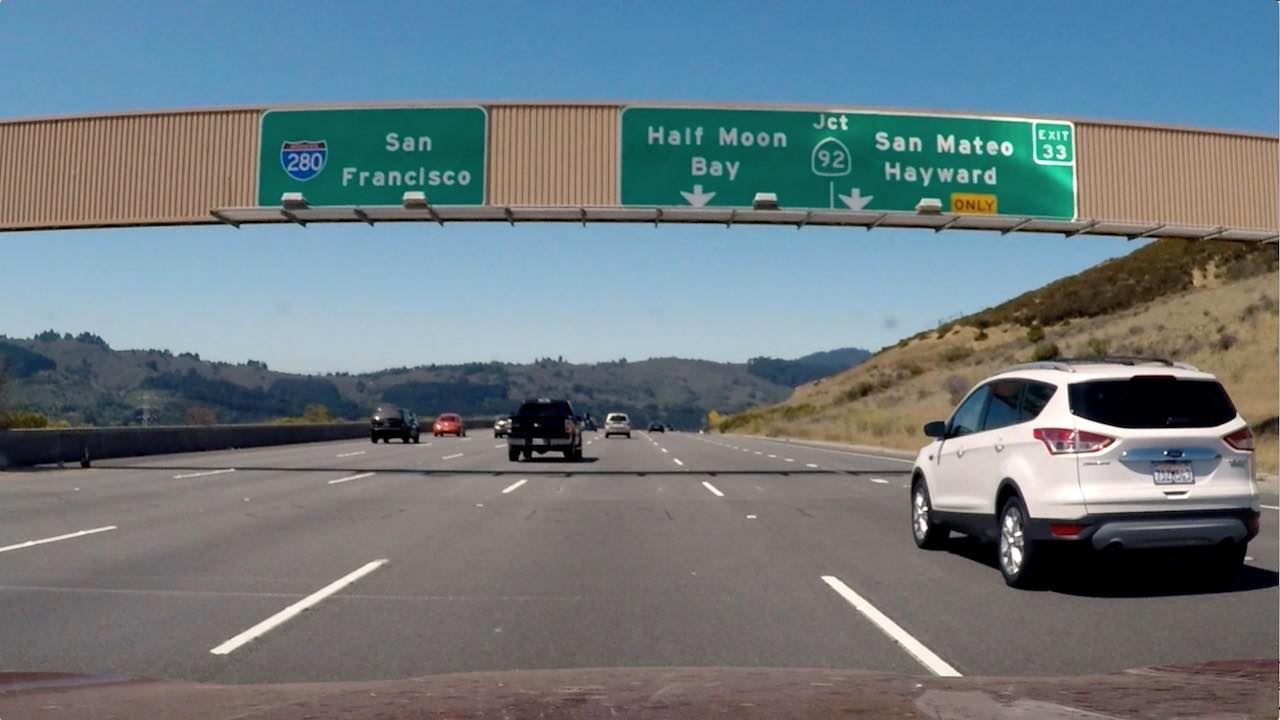
#> input picture lectures/signs_vehicles_xygrad.png, 1280 x 720 px
$ jupyter execute code_practice.ipynb   (shell and % lines are left out)   (older library calls are emulated)
#> lines starting #> are read from the running program, lines starting #| are printed output that depends on the picture; after the words box and inside, x2 and y2 are one past the last pixel; in counts of white or black regions, pixels touching at a corner belong together
[cell 1]
#importing some useful packages
import matplotlib.pyplot as plt
import matplotlib.image as mpimg
import numpy as np
import cv2

## Combing Thresholds

[cell 2]
#reading in an image
image = mpimg.imread('signs_vehicles_xygrad.png')
#> image is the input picture: shape (720, 1280, 3) float32; mean R, G, B 0.428, 0.477, 0.5

#printing out some stats and plotting
print('This image is:', type(image), 'with dimensions:', image.shape)
#| This image is: <class 'numpy.ndarray'> with dimensions: (720, 1280, 3)
plt.imshow(image)  # if you wanted to show a single color channel image called 'gray', for example, call as plt.imshow(gray, cmap='gray')

[cell 3]
def abs_sobel_thresh(img, orient='x', sobel_kernel=3, thresh=(0, 255)):

    # Apply the following steps to img
    # 1) Convert to grayscale
#> called with orient = 'x', sobel_kernel = 15, thresh = (20, 100)
    gray = cv2.cvtColor(img, cv2.COLOR_RGB2GRAY)
    # 2) Take the derivative in x or y given orient = 'x' or 'y'
    if orient == 'x':
        sobel = cv2.Sobel(gray, cv2.CV_64F, 1, 0, ksize=sobel_kernel)
    else:
        sobel = cv2.Sobel(gray, cv2.CV_64F, 0, 1, ksize=sobel_kernel)
    # 3) Take the absolute value of the derivative or gradient
    abs_sobel = np.absolute(sobel)
    # 4) Scale to 8-bit (0 - 255) then convert to type = np.uint8
    scaled_sobel = np.uint8(255*abs_sobel/np.max(abs_sobel))
    # 5) Create a mask of 1's where the scaled gradient magnitude
            # is > thresh_min and < thresh_max
    binary_output = np.zeros_like(scaled_sobel)
    binary_output[(scaled_sobel >= thresh[0]) & (scaled_sobel <= thresh[1])] = 1
    # 6) Return this mask as your binary_output image
    return binary_output

def mag_thresh(img, sobel_kernel=3, mag_thresh=(0, 255)):

    # Apply the following steps to img
    # 1) Convert to grayscale
    gray = cv2.cvtColor(img, cv2.COLOR_RGB2GRAY)
    # 2) Take the gradient in x and y separately
    sobelx = cv2.Sobel(gray, cv2.CV_64F, 1, 0, ksize=sobel_kernel)
    sobely = cv2.Sobel(gray, cv2.CV_64F, 0, 1, ksize=sobel_kernel)
    # 3) Calculate the magnitude
    abs_sobelxy = np.sqrt(sobelx ** 2 + sobely ** 2)
    # 4) Scale to 8-bit (0 - 255) and convert to type = np.uint8
    scaled_sobelxy = np.uint8(255*abs_sobelxy/np.max(abs_sobelxy))
    # 5) Create a binary mask where mag thresholds are met
    binary_output = np.zeros_like(scaled_sobelxy)
    binary_output[(scaled_sobelxy >= mag_thresh[0]) & (scaled_sobelxy <= mag_thresh[1])] = 1
    # 6) Return this mask as your binary_output image
    return binary_output

def dir_threshold(img, sobel_kernel=3, thresh=(0, np.pi/2)):

    # Apply the following steps to img
    # 1) Convert to grayscale
    gray = cv2.cvtColor(img, cv2.COLOR_RGB2GRAY)
    # 2) Take the gradient in x and y separately
    sobelx = cv2.Sobel(gray, cv2.CV_64F, 1, 0, ksize=sobel_kernel)
    sobely = cv2.Sobel(gray, cv2.CV_64F, 0, 1, ksize=sobel_kernel)
    # 3) Take the absolute value of the x and y gradients
    abs_sobelx = np.absolute(sobelx)
    abs_sobely = np.absolute(sobely)
    # 4) Use np.arctan2(abs_sobely, abs_sobelx) to calculate the direction of the gradient
    gradient_dir = np.arctan2(abs_sobely, abs_sobelx)
    # 5) Create a binary mask where direction thresholds are met
    binary_output = np.zeros_like(gradient_dir)
    binary_output[(gradient_dir >= thresh[0]) & (gradient_dir <= thresh[1])] = 1
    # 6) Return this mask as your binary_output image
    return binary_output

[cell 4]
# Choose a Sobel kernel size
ksize = 15 # Choose a larger odd number to smooth gradient measurements

# Apply each of the thresholding functions
gradx = abs_sobel_thresh(image, orient='x', sobel_kernel=ksize, thresh=(20, 100))
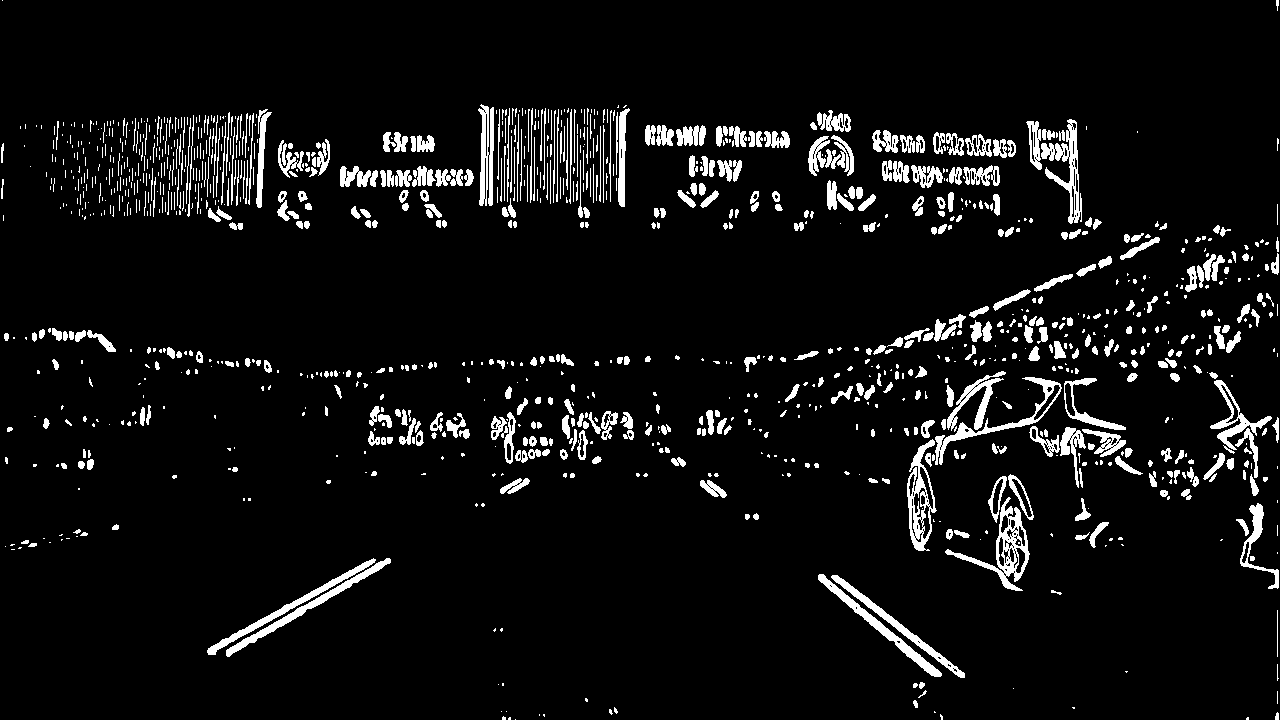
#> gradx: shape (720, 1280); values 0 (black) and 1 (white), 6.5% white; 1198 white regions (665 under 20 px), largest, box (x1, y1, x2, y2) and area: (945, 497, 1030, 591) 1638, (907, 439, 937, 551) 1352, (1041, 119, 1082, 224) 1346
grady = abs_sobel_thresh(image, orient='y', sobel_kernel=ksize, thresh=(20, 100))
#> grady: shape (720, 1280); values 0 (black) and 1 (white), 13.3% white; 615 white regions (289 under 20 px), largest, box (x1, y1, x2, y2) and area: (0, 189, 1280, 405) 26275, (0, 456, 997, 545) 11101, (630, 342, 1238, 463) 6912
mag_binary = mag_thresh(image, sobel_kernel=ksize, mag_thresh=(30, 100))
#> mag_binary: shape (720, 1280); values 0 (black) and 1 (white), 11.2% white; 286 white regions (150 under 20 px), largest, box (x1, y1, x2, y2) and area: (0, 105, 1280, 380) 36547, (0, 342, 1280, 601) 35130, (208, 557, 390, 657) 1785
dir_binary = dir_threshold(image, sobel_kernel=ksize, thresh=(0.7, 1.3))
#> dir_binary: shape (720, 1280) float64; values 0 (black) and 1 (white), 33.8% white in thin lines or dots

[cell 5]
combined = np.zeros_like(dir_binary)
combined[((gradx == 1) & (grady == 1)) | ((mag_binary == 1) & (dir_binary == 1))] = 1
plt.imshow(combined, cmap='gray')

## Color and Gradient

[cell 6]
image = mpimg.imread('bridge_shadow.jpg')
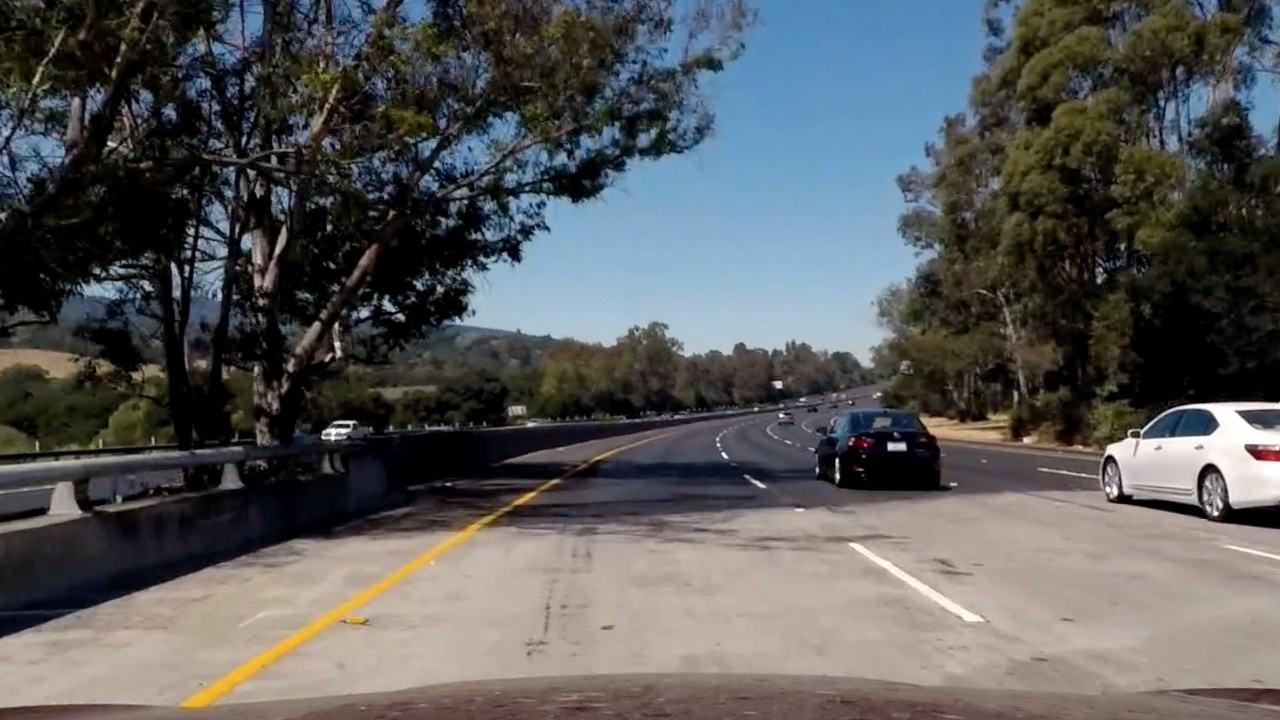
#> input picture lectures/bridge_shadow.jpg, 1280 x 720 px
#> image is the input picture: shape (720, 1280, 3); mean R, G, B 89.7, 90.6, 90.8

# Edit this function to create your own pipeline.
def pipeline(img, s_thresh=(170, 255), sx_thresh=(20, 100)):
#> called with s_thresh = (170, 255), sx_thresh = (20, 100)
    img = np.copy(img)
    # Convert to HLS color space and separate the V channel
    hls = cv2.cvtColor(img, cv2.COLOR_RGB2HLS)
#> hls: shape (720, 1280, 3); mean of channels 0, 1, 2 55.3, 90.3, 67
    l_channel = hls[:,:,1]
    s_channel = hls[:,:,2]
    # Sobel x
    sobelx = cv2.Sobel(l_channel, cv2.CV_64F, 1, 0) # Take the derivative in x
    abs_sobelx = np.absolute(sobelx) # Absolute x derivative to accentuate lines away from horizontal
    scaled_sobel = np.uint8(255*abs_sobelx/np.max(abs_sobelx))

    # Threshold x gradient
    sxbinary = np.zeros_like(scaled_sobel)
    sxbinary[(scaled_sobel >= sx_thresh[0]) & (scaled_sobel <= sx_thresh[1])] = 1

    # Threshold color channel
    s_binary = np.zeros_like(s_channel)
    s_binary[(s_channel >= s_thresh[0]) & (s_channel <= s_thresh[1])] = 1
    # Stack each channel
    color_binary = np.dstack(( np.zeros_like(sxbinary), sxbinary, s_binary)) * 255
    return color_binary

result = pipeline(image)

# Plot the result
f, (ax1, ax2) = plt.subplots(1, 2, figsize=(24, 9))
f.tight_layout()

ax1.imshow(image)
ax1.set_title('Original Image', fontsize=40)

ax2.imshow(result)
ax2.set_title('Pipeline Result', fontsize=40)
plt.subplots_adjust(left=0., right=1, top=0.9, bottom=0.)

## Sliding Window

[cell 7]
import numpy as np
import matplotlib.image as mpimg
import matplotlib.pyplot as plt
import cv2

# Load our image
binary_warped = mpimg.imread('warped_example.jpg')
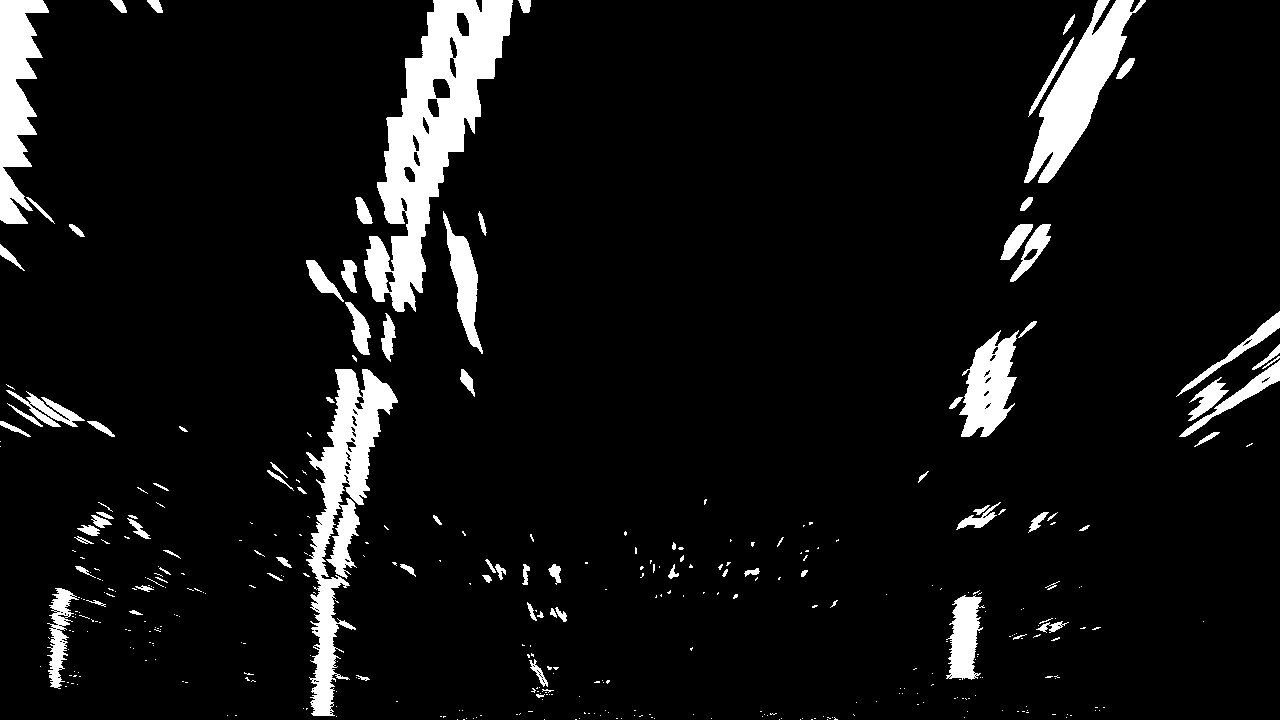
#> input picture lectures/warped_example.jpg, 1280 x 720 px
#> binary_warped is the input picture: shape (720, 1280); min 0, max 255, mean 18.5

def find_lane_pixels(binary_warped):
    # Take a histogram of the bottom half of the image
    histogram = np.sum(binary_warped[binary_warped.shape[0]//2:,:], axis=0)
#> histogram = 1280 values, max 62445 at index 327, min 0 at index 208, mean 5170.2
    # Create an output image to draw on and visualize the result
    out_img = np.dstack((binary_warped, binary_warped, binary_warped))
    # Find the peak of the left and right halves of the histogram
    # These will be the starting point for the left and right lines
    midpoint = np.int(histogram.shape[0]//2)
    leftx_base = np.argmax(histogram[:midpoint])
#> leftx_base = 327
    rightx_base = np.argmax(histogram[midpoint:]) + midpoint
#> rightx_base = 971

    # HYPERPARAMETERS
    # Choose the number of sliding windows
    nwindows = 9
    # Set the width of the windows +/- margin
    margin = 100
    # Set minimum number of pixels found to recenter window
    minpix = 50

    # Set height of windows - based on nwindows above and image shape
    window_height = np.int(binary_warped.shape[0]//nwindows)
    # Identify the x and y positions of all nonzero pixels in the image
    nonzero = binary_warped.nonzero()
#> nonzero = 89486 positions, rows 0 to 719, columns 0 to 1279
    nonzeroy = np.array(nonzero[0])
    nonzerox = np.array(nonzero[1])
    # Current positions to be updated later for each window in nwindows
    leftx_current = leftx_base
#> leftx_current = 327
    rightx_current = rightx_base
#> rightx_current = 971

    # Create empty lists to receive left and right lane pixel indices
    left_lane_inds = []
    right_lane_inds = []

    # Step through the windows one by one
    for window in range(nwindows):
        # Identify window boundaries in x and y (and right and left)
        win_y_low = binary_warped.shape[0] - (window+1)*window_height
        win_y_high = binary_warped.shape[0] - window*window_height
        ### TO-DO: Find the four below boundaries of the window ###
        win_xleft_low = leftx_current - margin
        win_xleft_high = leftx_current + margin
        win_xright_low = rightx_current - margin
        win_xright_high = rightx_current + margin

        # Draw the windows on the visualization image
        cv2.rectangle(out_img,(win_xleft_low,win_y_low),
        (win_xleft_high,win_y_high),(0,255,0), 2)
        cv2.rectangle(out_img,(win_xright_low,win_y_low),
        (win_xright_high,win_y_high),(0,255,0), 2)

        ### TO-DO: Identify the nonzero pixels in x and y within the window ###
        good_left_inds = ((nonzeroy >= win_y_low) & (nonzeroy < win_y_high) &
            (nonzerox >= win_xleft_low) & (nonzerox < win_xleft_high)).nonzero()[0]
        good_right_inds = ((nonzeroy >= win_y_low) & (nonzeroy < win_y_high) &
            (nonzerox >= win_xright_low) & (nonzerox < win_xright_high)).nonzero()[0]

        # Append these indices to the lists
        left_lane_inds.append(good_left_inds)
        right_lane_inds.append(good_right_inds)

        ### TO-DO: If you found > minpix pixels, recenter next window ###
        ### (`right` or `leftx_current`) on their mean position ###
        if len(good_left_inds) > minpix:
            leftx_current = np.int(np.mean(nonzerox[good_left_inds]))
        if len(good_right_inds) > minpix:
            rightx_current = np.int(np.mean(nonzerox[good_right_inds]))
#> this loop made 9 passes
#> (win_xleft_low, win_xleft_high, win_xright_low, win_xright_high, leftx_current, rightx_current) on passes 1 to 8: (227, 427, 871, 1071, 319, 968), (219, 419, 868, 1068, 327, 989), (227, 427, 889, 1089, 329, 1002), (229, 429, 902, 1102, 344, 977), (244, 444, 877, 1077, 366, 992), (266, 466, 892, 1092, 391, 1021), (291, 491, 921, 1121, 411, 1036), (311, 511, 936, 1136, 432, 1063)
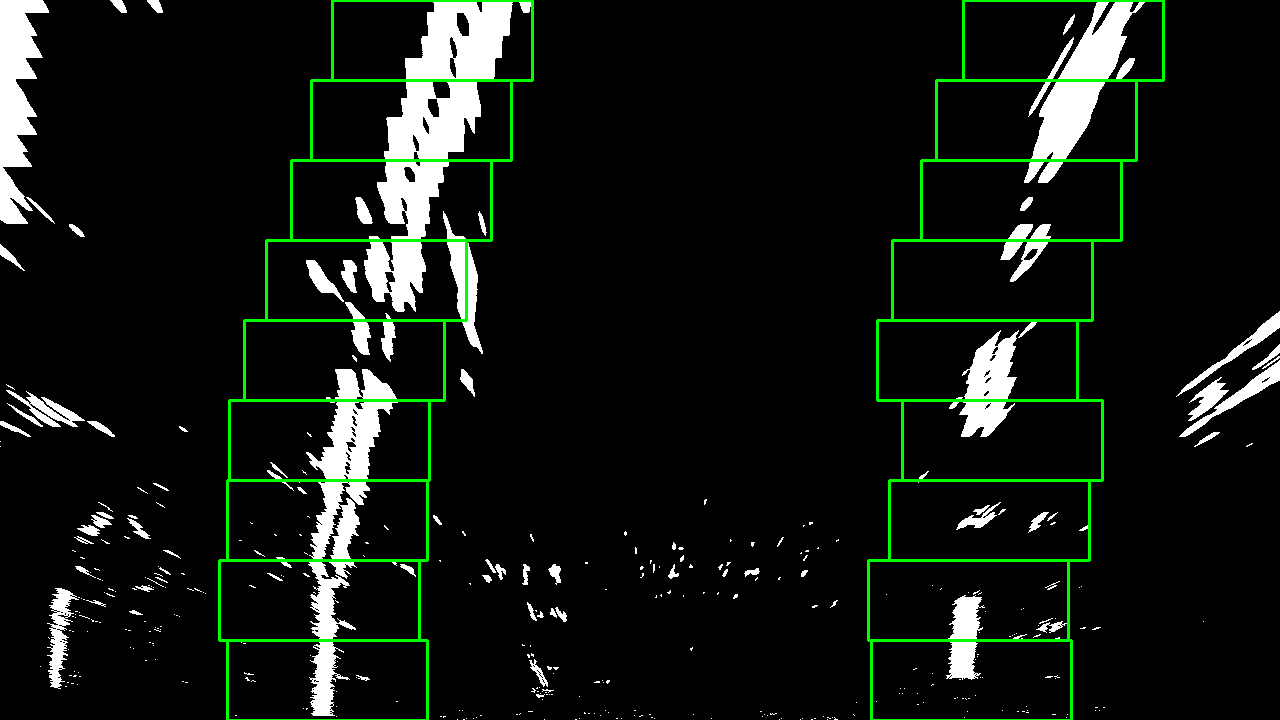
#> out_img: shape (720, 1280, 3); 2.18% of pixels changed, all inside (x1, y1, x2, y2) = (218, 0, 1165, 720); drawn as R, G, B
#> after the loop, left_lane_inds = 9 items; right_lane_inds = 9 items

    # Concatenate the arrays of indices (previously was a list of lists of pixels)
    try:
        left_lane_inds = np.concatenate(left_lane_inds)
        right_lane_inds = np.concatenate(right_lane_inds)
    except ValueError:
        # Avoids an error if the above is not implemented fully
        pass

    # Extract left and right line pixel positions
    leftx = nonzerox[left_lane_inds]
    lefty = nonzeroy[left_lane_inds]
    rightx = nonzerox[right_lane_inds]
    righty = nonzeroy[right_lane_inds]

    return leftx, lefty, rightx, righty, out_img


def fit_polynomial(binary_warped):
    # Find our lane pixels first
    leftx, lefty, rightx, righty, out_img = find_lane_pixels(binary_warped)

    ### TO-DO: Fit a second order polynomial to each using `np.polyfit` ###
    left_fit = np.polyfit(lefty, leftx, 2)
#> left_fit = [0.000223, -0.391, 478.1]
#> (the rest of the program and of its run is left out)
